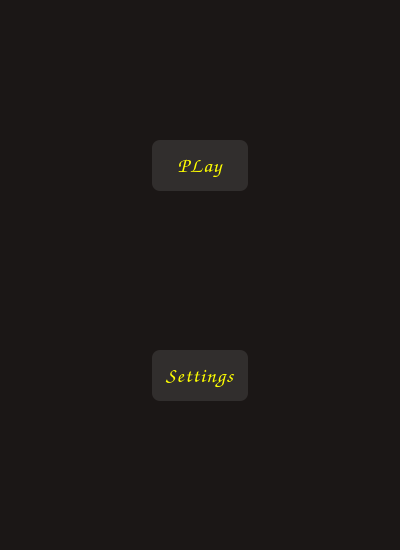
<?xml version="1.0" encoding="UTF-8"?>
<ui version="4.0">
 <class>Menu</class>
 <widget class="QWidget" name="Menu">
  <property name="geometry">
   <rect>
    <x>0</x>
    <y>0</y>
    <width>400</width>
    <height>550</height>
   </rect>
  </property>
  <property name="windowTitle">
   <string>Главное меню</string>
  </property>
  <property name="styleSheet">
   <string notr="true">QWidget {
                    background : #1b1716;
                    color: #f3f7fb;
                }
 QPushButton {
  display: block;
  box-sizing: border-box;
  margin: 0 auto;
  padding: 8px;
  width: 80%;
  max-width: 200px;
  background: rgba(255, 255, 255, 0.1);
  border-radius: 8px;
  color: yellow;
  text-align: center;
  text-decoration: none;
  letter-spacing: 1px;
  font-family: Comic Sans MS;
  font-size: 16pt;
                }
QLabel{
					background-image: url(data/menu.jpg);
}</string>
  </property>
  <widget class="QLabel" name="label">
   <property name="geometry">
    <rect>
     <x>0</x>
     <y>0</y>
     <width>400</width>
     <height>550</height>
    </rect>
   </property>
   <property name="text">
    <string/>
   </property>
  </widget>
  <widget class="QPushButton" name="btn_settings">
   <property name="geometry">
    <rect>
     <x>115</x>
     <y>350</y>
     <width>170</width>
     <height>51</height>
    </rect>
   </property>
   <property name="text">
    <string>Settings</string>
   </property>
  </widget>
  <widget class="QPushButton" name="btn_play">
   <property name="geometry">
    <rect>
     <x>115</x>
     <y>140</y>
     <width>170</width>
     <height>51</height>
    </rect>
   </property>
   <property name="text">
    <string>PLay</string>
   </property>
  </widget>
 </widget>
 <resources/>
 <connections/>
</ui>
